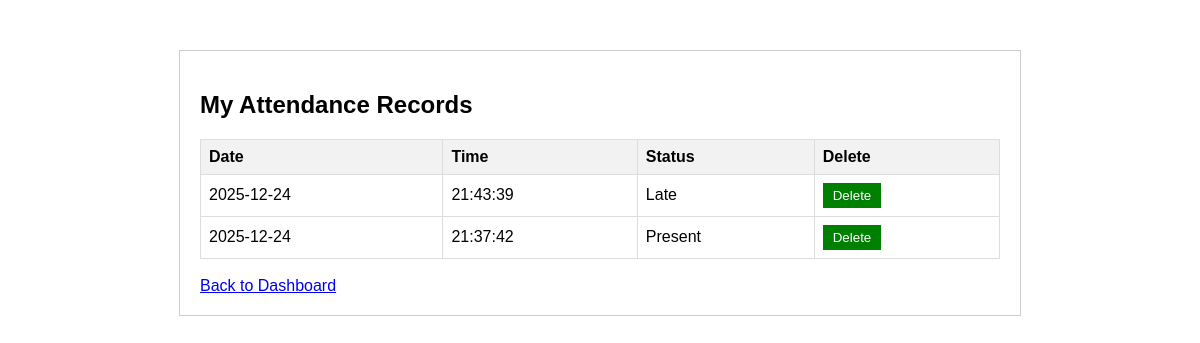
The app's page /my_attendance (signed in) with its own data.
### tables this page shows
CREATE TABLE attendance (
    id INTEGER PRIMARY KEY AUTOINCREMENT,
    username TEXT NOT NULL,
    date TEXT NOT NULL,
    time TEXT NOT NULL,
    status TEXT NOT NULL,
    FOREIGN KEY (username) REFERENCES users (username)
);

### app.py (the view)
@app.route('/my_attendance')
def my_attendance():
    if session.get('role') != "student":
        return redirect('/dashboard')
    conn = sqlite3.connect(DB_NAME)
    cur = conn.cursor()
    username = session.get('username')
    cur.execute("SELECT id, date, time, status FROM attendance WHERE username=? ORDER BY date DESC, time DESC", (username,))
    records = cur.fetchall()
    conn.close()
    return render_template('my_attendance.html', records=records)

### templates/my_attendance.html (shortened to what this page needs)
<!DOCTYPE html>
<html>
<head>
</head>
<body>
<div class="container">
    <h2>My Attendance Records</h2>
    <table>
        <tr>
            <th>Date</th>
            <th>Time</th>
            <th>Status</th>
            <th>Delete</th>
        </tr>
        {% for record in records %}
        <tr>
            <td>{{ record[1] }}</td>
            <td>{{ record[2] }}</td>
            <td>{{ record[3] }}</td>
            <td>
                <form action="/delete_attendance" method="POST" style="display: inline;">
                    <button type="submit" style="background-color: green; color: white; border: none; padding: 5px 10px; cursor: pointer;">Delete</button>
                </form>
            </td>
        </tr>
        {% endfor %}
    </table>
    <br>
    <a href="/dashboard">Back to Dashboard</a>
</div>
</body>
</html>

### templates/my_attendance.html (style rules this page uses)
body { font-family: Arial, sans-serif; }
.container { width: 800px; margin: auto; padding: 20px; border: 1px solid #ccc; margin-top: 50px; }
table { width: 100%; border-collapse: collapse; }
th, td { border: 1px solid #ddd; padding: 8px; text-align: left; }
th { background-color: #f2f2f2; }

### records on screen
attendance: date "2025-12-24", time "21:43:39", status "Late"
attendance: date "2025-12-24", time "21:37:42", status "Present"
